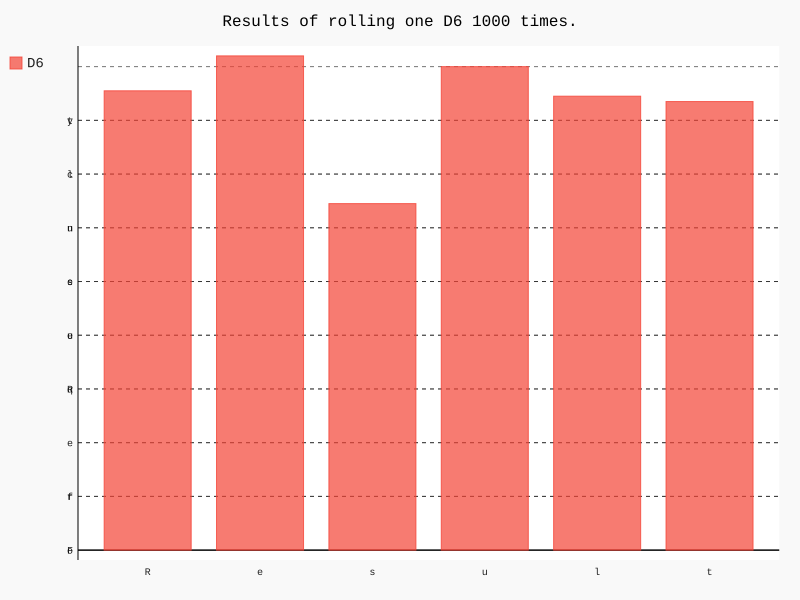

Write the Python code that produced this figure.
import pygal
from die import Die


# Создание кубика D6.
die = Die()

# Моделирование серии бросков с сохранением результатов в списке.
results = []
for roll_num in range(1000):
    result = die.roll()
    results.append(result)
# Анализ результатов

frequencies = []
for value in range(1, die.num_sides+1):
    frequency = results.count(value)
    frequencies.append(frequency)

# Визуализация результатов.

hist = pygal.Bar()

hist.title = "Results of rolling one D6 1000 times."
hist.x_labels = ['1', '2', '3', '4', '5', '6']
hist.x_labels = "Result"
hist.y_labels = "Frequency of Result"

hist.add('D6', frequencies)
hist.render_in_browser()
